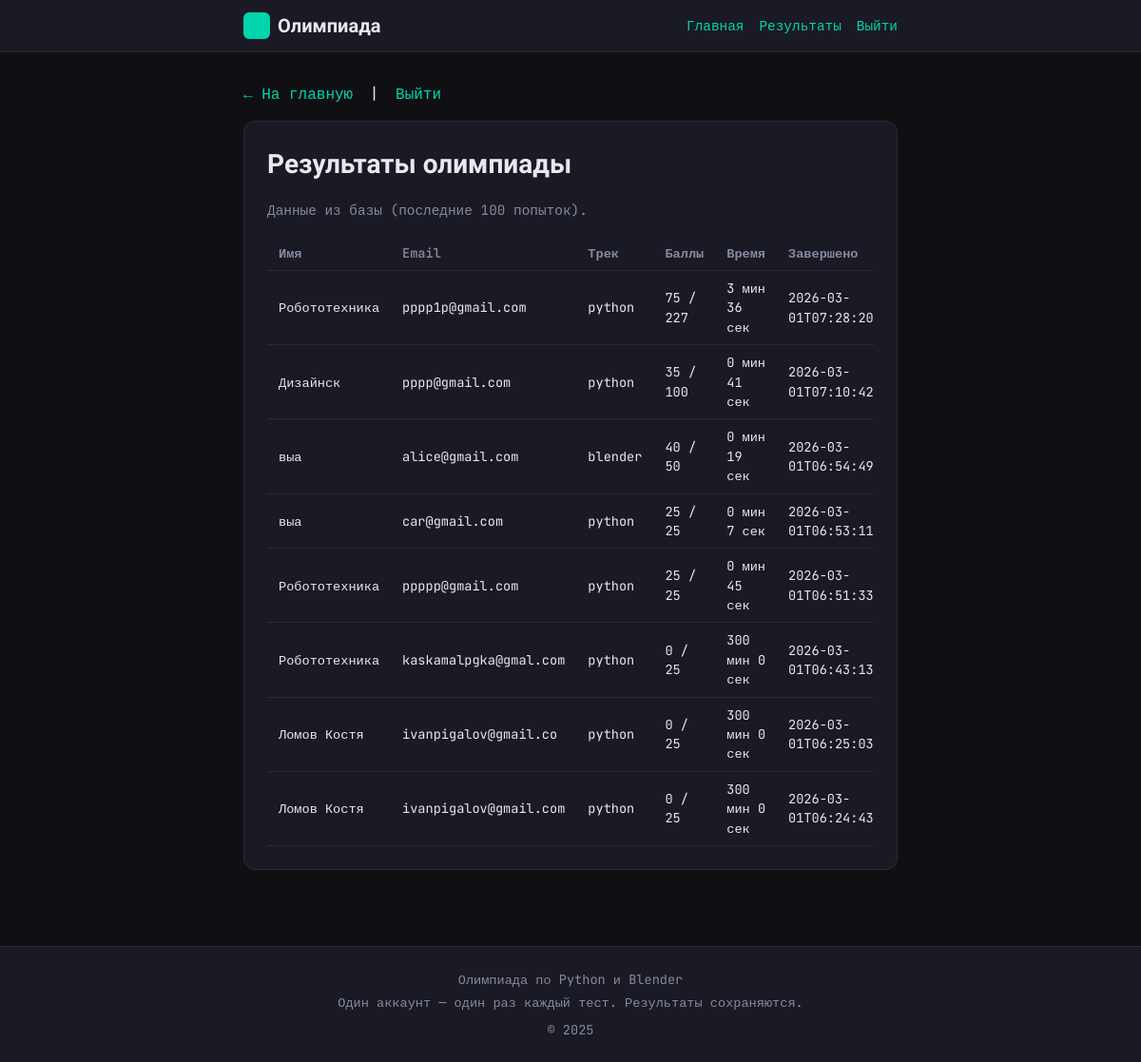
The page /results (signed in) on the database as committed earlier.
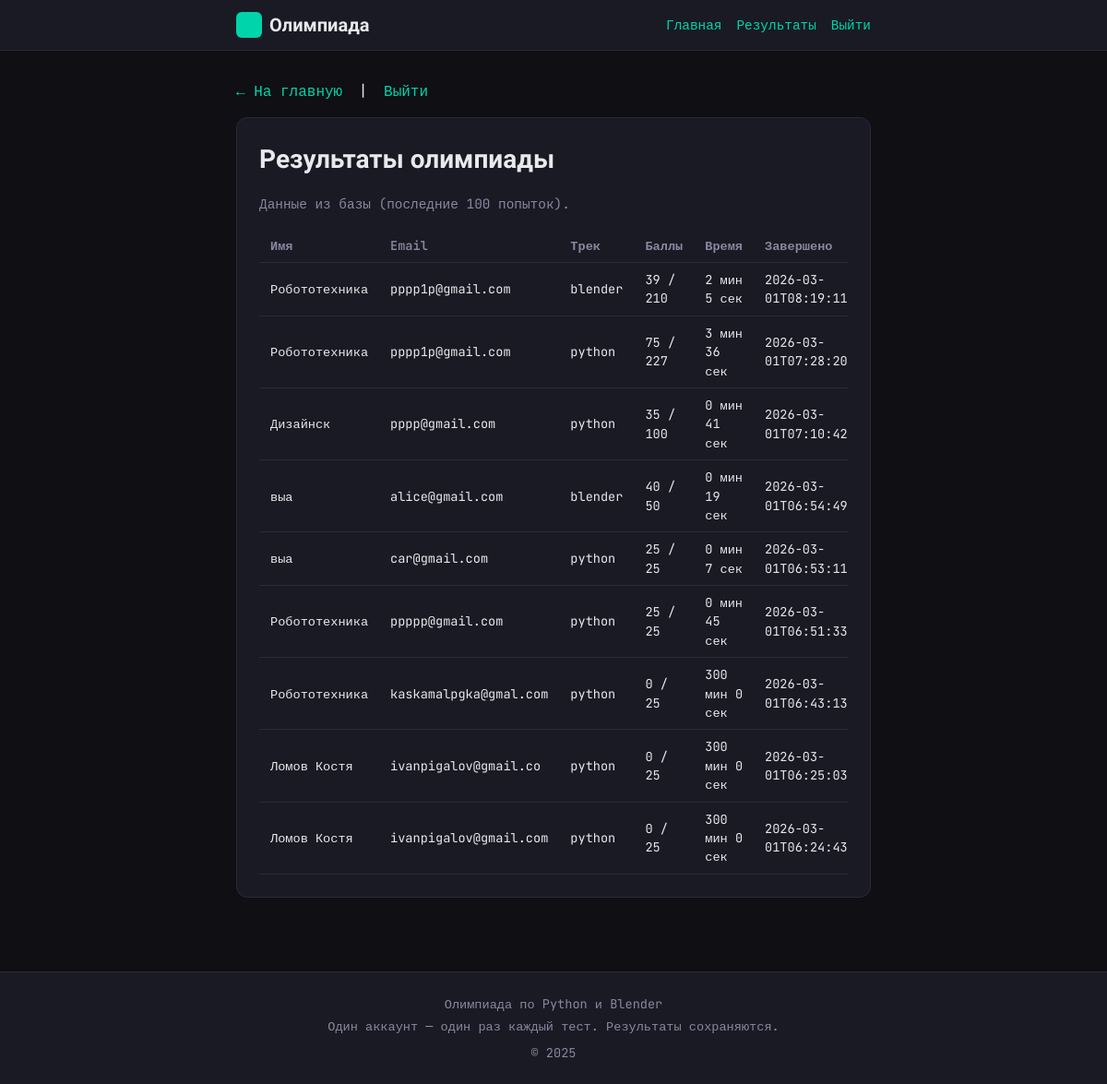
The same page on the database as committed later.
### models.py (models this page shows, shortened)
class Participant(db.Model):
    __tablename__ = "participants"
    id = db.Column(db.Integer, primary_key=True)
    email = db.Column(db.String(255), nullable=False, index=True)
    name = db.Column(db.String(255), nullable=False)
    created_at = db.Column(db.DateTime, default=datetime.utcnow)
    attempts = db.relationship("Attempt", backref="participant", lazy="dynamic")

class Attempt(db.Model):
    __tablename__ = "attempts"
    id = db.Column(db.Integer, primary_key=True)
    participant_id = db.Column(db.Integer, db.ForeignKey("participants.id"), nullable=False)
    track = db.Column(db.String(32), nullable=False)  # "python" | "blender"
    started_at = db.Column(db.DateTime, default=datetime.utcnow)
    finished_at = db.Column(db.DateTime, nullable=True)
    time_spent_seconds = db.Column(db.Integer, nullable=True)
    score = db.Column(db.Integer, default=0)
    max_score = db.Column(db.Integer, default=0)
    answers_json = db.Column(db.Text, nullable=True)
    __table_args__ = (
        db.UniqueConstraint("participant_id", "track", name="uq_participant_track"),
    )

### app.py (the view)
@app.route("/results")
def results_page():
    if not is_admin():
        return redirect(url_for("admin_login"))
    attempts = (
        Attempt.query.filter(Attempt.finished_at.isnot(None))
        .order_by(Attempt.finished_at.desc())
        .limit(100)
        .all()
    )
    rows = []
    for a in attempts:
        upload_path = None
        if a.answers_json and a.track == "blender":
            try:
                ans = json.loads(a.answers_json)
                upload_path = ans.get("b100", "").strip() or None
            except (ValueError, TypeError):
                pass
        rows.append({
            "id": a.id,
            "name": a.participant.name,
            "email": a.participant.email,
            "track": a.track,
            "score": a.score,
            "max_score": a.max_score,
            "time_spent_seconds": a.time_spent_seconds,
            "finished_at": a.finished_at.isoformat() if a.finished_at else None,
            "upload_path": upload_path,
        })
    return render_template("results.html", results=rows)

### app.py (called while the page is built)
def is_admin():
    return session.get("admin") is True

@app.context_processor
def inject_admin():
    return {"is_admin": is_admin()}

### templates/results.html (shortened to what this page needs)
{% extends "base.html" %}
{% block content %}
  <div class="back">
    <a href="{{ url_for('index') }}">← На главную</a>
    <span style="margin: 0 0.5rem;">|</span>
    <a href="{{ url_for('admin_logout') }}">Выйти</a>
  </div>
  <div class="card">
    <h1>Результаты олимпиады</h1>
    <p class="muted" style="margin-bottom: 1rem;">Данные из базы (последние 100 попыток).</p>
    {% if results %}
    <div style="overflow-x: auto;">
      <table>
        <thead>
          <tr>
            <th>Имя</th>
            <th>Email</th>
            <th>Трек</th>
            <th>Баллы</th>
            <th>Время</th>
            <th>Завершено</th>
          </tr>
        </thead>
        <tbody>
          {% for r in results %}
          <tr>
            <td>{{ r.name }}</td>
            <td>{{ r.email }}</td>
            <td>{{ r.track }}</td>
            <td>{{ r.score }} / {{ r.max_score }}</td>
            <td>{% if r.time_spent_seconds is not none %}{{ (r.time_spent_seconds // 60) }} мин {{ (r.time_spent_seconds % 60) }} сек{% else %}—{% endif %}</td>
            <td>{{ r.finished_at[:19] if r.finished_at else '—' }}</td>
          </tr>
          {% endfor %}
        </tbody>
      </table>
    </div>
    {% else %}
    <p class="muted">Пока нет сохранённых результатов.</p>
    {% endif %}
  </div>
{% endblock %}

Rows that differ between the two databases and show on the page:
added Attempt: track "blender"
Other text that changed with them:
new list line: "Робототехника pppp1p@gmail.com"
new list line: "39 / 210 2 мин 5 сек 2026-03-01T08:19:11"
